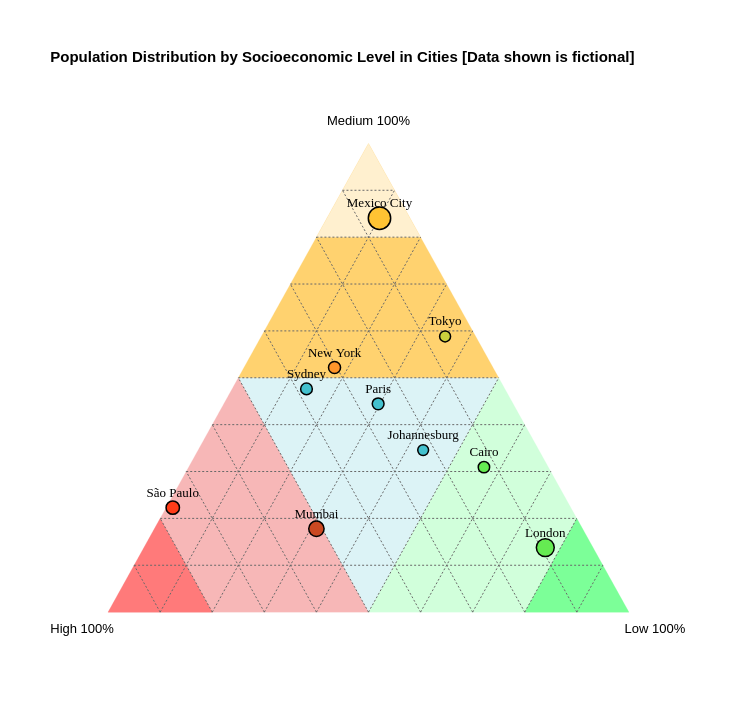

The Vega-Lite source for this figure:
### Vega specification from a JSON file in a GitHub repository (floating-point values rounded to 4 significant figures)
{"$schema": "https://vega.github.io/schema/vega/v6.json", "background": "white", "padding": 50, "width": 625, "height": 541.2, "title": {"text": ["Population Distribution by Socioeconomic Level in Cities [Data shown is fictional]"], "fontSize": 15, "subtitleFontSize": 14, "subtitleFontStyle": "italic", "anchor": "start", "color": "#000000", "subtitleColor": "#76d9e4", "offset": 50}, "style": "cell", "data": [{"name": "source_0", "values": [{"x": 0.25, "y": 0.433}, {"x": 0.75, "y": 0.433}, {"x": 0.5, "y": 0}]}, {"name": "source_1", "values": [{"x": 0, "y": 0}, {"x": 0.25, "y": 0.433}, {"x": 0.5, "y": 0}]}, {"name": "source_2", "values": [{"x": 0, "y": 0}, {"x": 0.1, "y": 0.1732}, {"x": 0.2, "y": 0}]}, {"name": "source_3", "values": [{"x": 1, "y": 0}, {"x": 0.75, "y": 0.433}, {"x": 0.5, "y": 0}]}, {"name": "source_4", "values": [{"x": 1, "y": 0}, {"x": 0.9, "y": 0.1732}, {"x": 0.8, "y": 0}]}, {"name": "source_5", "values": [{"x": 0.5, "y": 0.866}, {"x": 0.25, "y": 0.433}, {"x": 0.75, "y": 0.433}]}, {"name": "source_6", "values": [{"x": 0.5, "y": 0.866}, {"x": 0.4, "y": 0.6928}, {"x": 0.6, "y": 0.6928}]}, {"name": "source_7", "values": [{"x": -0.05, "y": -0.05, "label": "High 100%"}, {"x": 1.05, "y": -0.05, "label": "Low 100%"}, {"x": 0.5, "y": 0.888, "label": "Medium 100%"}]}, {"name": "source_8", "values": [{"x": 0.1, "y": 0, "x2": 0.05, "y2": 0.0866}, {"x": 0.2, "y": 0, "x2": 0.1, "y2": 0.1732}, {"x": 0.3, "y": 0, "x2": 0.15, "y2": 0.2598}, {"x": 0.4, "y": 0, "x2": 0.2, "y2": 0.3464}, {"x": 0.5, "y": 0, "x2": 0.25, "y2": 0.433}, {"x": 0.6, "y": 0, "x2": 0.3, "y2": 0.5196}, {"x": 0.7, "y": 0, "x2": 0.35, "y2": 0.6062}, {"x": 0.8, "y": 0, "x2": 0.4, "y2": 0.6928}, {"x": 0.9, "y": 0, "x2": 0.45, "y2": 0.7794}, {"x": 0.9, "y": 0, "x2": 0.95, "y2": 0.0866}, {"x": 0.8, "y": 0, "x2": 0.9, "y2": 0.1732}, {"x": 0.7, "y": 0, "x2": 0.85, "y2": 0.2598}, {"x": 0.6, "y": 0, "x2": 0.8, "y2": 0.3464}, {"x": 0.5, "y": 0, "x2": 0.75, "y2": 0.433}, {"x": 0.4, "y": 0, "x2": 0.7, "y2": 0.5196}, {"x": 0.3, "y": 0, "x2": 0.65, "y2": 0.6062}, {"x": 0.2, "y": 0, "x2": 0.6, "y2": 0.6928}, {"x": 0.1, "y": 0, "x2": 0.55, "y2": 0.7794}, {"x": 0.05, "y": 0.0866, "x2": 0.95, "y2": 0.0866}, {"x": 0.1, "y": 0.1732, "x2": 0.9, "y2": 0.1732}, {"x": 0.15, "y": 0.2598, "x2": 0.85, "y2": 0.2598}, {"x": 0.2, "y": 0.3464, "x2": 0.8, "y2": 0.3464}, {"x": 0.25, "y": 0.433, "x2": 0.75, "y2": 0.433}, {"x": 0.3, "y": 0.5196, "x2": 0.7, "y2": 0.5196}, {"x": 0.35, "y": 0.6062, "x2": 0.65, "y2": 0.6062}, {"x": 0.4, "y": 0.6928, "x2": 0.6, "y2": 0.6928}, {"x": 0.45, "y": 0.7794, "x2": 0.55, "y2": 0.7794}]}, {"name": "source_9", "values": [{"City": "Tokyo", "High": 5, "Medium": 50, "Low": 30}, {"City": "New York", "High": 35, "Medium": 60, "Low": 20}, {"City": "Mumbai", "High": 115, "Medium": 40, "Low": 70}, {"City": "London", "High": 30, "Medium": 45, "Low": 252}, {"City": "São Paulo", "High": 120, "Medium": 35, "Low": 2}, {"City": "Paris", "High": 28, "Medium": 48, "Low": 32}, {"City": "Mexico City", "High": 32, "Medium": 458, "Low": 55}, {"City": "Cairo", "High": 12, "Medium": 30, "Low": 55}, {"City": "Sydney", "High": 40, "Medium": 50, "Low": 15}, {"City": "Johannesburg", "High": 18, "Medium": 28, "Low": 35}]}, {"name": "data_0", "source": "source_0", "transform": [{"type": "formula", "expr": "toNumber(datum[\"x\"])", "as": "x"}]}, {"name": "data_1", "source": "source_1", "transform": [{"type": "formula", "expr": "toNumber(datum[\"x\"])", "as": "x"}]}, {"name": "data_2", "source": "source_2", "transform": [{"type": "formula", "expr": "toNumber(datum[\"x\"])", "as": "x"}]}, {"name": "data_3", "source": "source_3", "transform": [{"type": "formula", "expr": "toNumber(datum[\"x\"])", "as": "x"}]}, {"name": "data_4", "source": "source_4", "transform": [{"type": "formula", "expr": "toNumber(datum[\"x\"])", "as": "x"}]}, {"name": "data_5", "source": "source_5", "transform": [{"type": "formula", "expr": "toNumber(datum[\"x\"])", "as": "x"}]}, {"name": "data_6", "source": "source_6", "transform": [{"type": "formula", "expr": "toNumber(datum[\"x\"])", "as": "x"}]}, {"name": "data_7", "source": "source_7", "transform": [{"type": "filter", "expr": "isValid(datum[\"x\"]) && isFinite(+datum[\"x\"]) && isValid(datum[\"y\"]) && isFinite(+datum[\"y\"])"}]}, {"name": "data_8", "source": "source_8", "transform": [{"type": "filter", "expr": "isValid(datum[\"x\"]) && isFinite(+datum[\"x\"]) && isValid(datum[\"y\"]) && isFinite(+datum[\"y\"])"}]}, {"name": "data_9", "source": "source_9", "transform": [{"type": "formula", "expr": "datum['High'] + datum['Medium'] + datum['Low']", "as": "TotalLevel"}, {"type": "formula", "expr": "datum['High']/datum.TotalLevel", "as": "high_percent"}, {"type": "formula", "expr": "datum['Medium']/datum.TotalLevel", "as": "medium_percent"}, {"type": "formula", "expr": "datum['Low']/datum.TotalLevel", "as": "low_percent"}, {"type": "formula", "expr": "0.5 * (2 * datum.low_percent + datum.medium_percent)", "as": "x"}, {"type": "formula", "expr": "0.866 * datum.medium_percent", "as": "y"}, {"type": "formula", "expr": "toString(isValid(datum['High']) ? datum['High'] : 0) + ' (' + toString(round((isValid(datum.high_percent) ? datum.high_percent : 0) * 100, 1)) + '%)'", "as": "tooltip_high"}, {"type": "formula", "expr": "toString(isValid(datum['Medium']) ? datum['Medium'] : 0) + ' (' + toString(round((isValid(datum.medium_percent) ? datum.medium_percent : 0) * 100, 1)) + '%)'", "as": "tooltip_medium"}, {"type": "formula", "expr": "toString(isValid(datum['Low']) ? datum['Low'] : 0) + ' (' + toString(round((isValid(datum.low_percent) ? datum.low_percent : 0) * 100, 1)) + '%)'", "as": "tooltip_low"}, {"type": "filter", "expr": "datum['City'] !== null"}, {"type": "formula", "expr": "length(datum['City'])", "as": "leng"}, {"type": "formula", "expr": "(datum.x*100 - length(datum['City']))/100", "as": "Xleng"}, {"type": "formula", "expr": "(datum.x*100 + length(datum['City']))/100", "as": "Xleng2"}, {"type": "formula", "expr": "datum['high_percent'] > 0.8 ? '#FF0F0F' : datum['medium_percent'] > 0.8 ? '#FFC333' : datum['low_percent'] > 0.8 ? '#32F95D' : datum['high_percent'] > 0.5 && datum['medium_percent'] > datum['low_percent'] ? '#ff3c18' : datum['high_percent'] > 0.5 && datum['medium_percent'] < datum['low_percent'] ? '#cb4922' : datum['medium_percent'] > 0.5 && datum['high_percent'] > datum['low_percent'] ? '#ff962a' : datum['medium_percent'] > 0.5 && datum['high_percent'] < datum['low_percent'] ? '#cbd03d' : datum['low_percent'] > 0.5 && datum['medium_percent'] < datum['high_percent'] ? '#65be49' : datum['low_percent'] > 0.5 && datum['medium_percent'] > datum['high_percent'] ? '#65eb52' : '#43c1ce'", "as": "color"}, {"type": "formula", "expr": "datum.medium_percent > 0.9 ? 15 : -15", "as": "dy_val"}]}, {"name": "data_10", "source": "data_9", "transform": [{"type": "filter", "expr": "isValid(datum[\"x\"]) && isFinite(+datum[\"x\"]) && isValid(datum[\"y\"]) && isFinite(+datum[\"y\"]) && isValid(datum[\"TotalLevel\"]) && isFinite(+datum[\"TotalLevel\"])"}]}, {"name": "data_11", "source": "data_9", "transform": [{"type": "filter", "expr": "isValid(datum[\"x\"]) && isFinite(+datum[\"x\"]) && isValid(datum[\"y\"]) && isFinite(+datum[\"y\"])"}]}], "marks": [{"name": "layer_0_marks", "type": "line", "style": ["line"], "sort": {"field": "x"}, "from": {"data": "data_0"}, "encode": {"update": {"fill": {"value": "#c8edf1a2"}, "stroke": {"value": "#c8edf1a2"}, "strokeWidth": {"value": 0.2}, "interpolate": {"value": "linear-closed"}, "description": {"signal": "\"x: \" + (format(datum[\"x\"], \"\")) + \"; y: \" + (format(datum[\"y\"], \"\"))"}, "x": {"scale": "x", "field": "x"}, "y": {"scale": "y", "field": "y"}, "defined": {"signal": "isValid(datum[\"x\"]) && isFinite(+datum[\"x\"]) && isValid(datum[\"y\"]) && isFinite(+datum[\"y\"])"}}}}, {"name": "layer_1_marks", "type": "line", "style": ["line"], "sort": {"field": "x"}, "from": {"data": "data_1"}, "encode": {"update": {"fill": {"value": "#f7b7b7"}, "stroke": {"value": "#f7b7b7"}, "strokeWidth": {"value": 0.2}, "interpolate": {"value": "linear-closed"}, "description": {"signal": "\"x: \" + (format(datum[\"x\"], \"\")) + \"; y: \" + (format(datum[\"y\"], \"\"))"}, "x": {"scale": "x", "field": "x"}, "y": {"scale": "y", "field": "y"}, "defined": {"signal": "isValid(datum[\"x\"]) && isFinite(+datum[\"x\"]) && isValid(datum[\"y\"]) && isFinite(+datum[\"y\"])"}}}}, {"name": "layer_2_marks", "type": "line", "style": ["line"], "sort": {"field": "x"}, "from": {"data": "data_2"}, "encode": {"update": {"fill": {"value": "#ff7a7a"}, "stroke": {"value": "#ff7a7a"}, "strokeWidth": {"value": 0.2}, "interpolate": {"value": "linear-closed"}, "description": {"signal": "\"x: \" + (format(datum[\"x\"], \"\")) + \"; y: \" + (format(datum[\"y\"], \"\"))"}, "x": {"scale": "x", "field": "x"}, "y": {"scale": "y", "field": "y"}, "defined": {"signal": "isValid(datum[\"x\"]) && isFinite(+datum[\"x\"]) && isValid(datum[\"y\"]) && isFinite(+datum[\"y\"])"}}}}, {"name": "layer_3_marks", "type": "line", "style": ["line"], "sort": {"field": "x"}, "from": {"data": "data_3"}, "encode": {"update": {"fill": {"value": "#d1ffdb"}, "stroke": {"value": "#d1ffdb"}, "strokeWidth": {"value": 0.2}, "interpolate": {"value": "linear-closed"}, "description": {"signal": "\"x: \" + (format(datum[\"x\"], \"\")) + \"; y: \" + (format(datum[\"y\"], \"\"))"}, "x": {"scale": "x", "field": "x"}, "y": {"scale": "y", "field": "y"}, "defined": {"signal": "isValid(datum[\"x\"]) && isFinite(+datum[\"x\"]) && isValid(datum[\"y\"]) && isFinite(+datum[\"y\"])"}}}}, {"name": "layer_4_marks", "type": "line", "style": ["line"], "sort": {"field": "x"}, "from": {"data": "data_4"}, "encode": {"update": {"fill": {"value": "#7cff98"}, "stroke": {"value": "#7cff98"}, "strokeWidth": {"value": 0.2}, "interpolate": {"value": "linear-closed"}, "description": {"signal": "\"x: \" + (format(datum[\"x\"], \"\")) + \"; y: \" + (format(datum[\"y\"], \"\"))"}, "x": {"scale": "x", "field": "x"}, "y": {"scale": "y", "field": "y"}, "defined": {"signal": "isValid(datum[\"x\"]) && isFinite(+datum[\"x\"]) && isValid(datum[\"y\"]) && isFinite(+datum[\"y\"])"}}}}, {"name": "layer_5_marks", "type": "line", "style": ["line"], "sort": {"field": "x"}, "from": {"data": "data_5"}, "encode": {"update": {"fill": {"value": "#ffd26f"}, "stroke": {"value": "#ffd26f"}, "strokeWidth": {"value": 0.2}, "interpolate": {"value": "linear-closed"}, "description": {"signal": "\"x: \" + (format(datum[\"x\"], \"\")) + \"; y: \" + (format(datum[\"y\"], \"\"))"}, "x": {"scale": "x", "field": "x"}, "y": {"scale": "y", "field": "y"}, "defined": {"signal": "isValid(datum[\"x\"]) && isFinite(+datum[\"x\"]) && isValid(datum[\"y\"]) && isFinite(+datum[\"y\"])"}}}}, {"name": "layer_6_marks", "type": "line", "style": ["line"], "sort": {"field": "x"}, "from": {"data": "data_6"}, "encode": {"update": {"fill": {"value": "#fff0cf"}, "stroke": {"value": "#fff0cf"}, "strokeWidth": {"value": 0.2}, "interpolate": {"value": "linear-closed"}, "description": {"signal": "\"x: \" + (format(datum[\"x\"], \"\")) + \"; y: \" + (format(datum[\"y\"], \"\"))"}, "x": {"scale": "x", "field": "x"}, "y": {"scale": "y", "field": "y"}, "defined": {"signal": "isValid(datum[\"x\"]) && isFinite(+datum[\"x\"]) && isValid(datum[\"y\"]) && isFinite(+datum[\"y\"])"}}}}, {"name": "layer_7_marks", "type": "text", "style": ["text"], "from": {"data": "data_7"}, "encode": {"update": {"dy": {"value": -10}, "fontSize": {"value": 13}, "fill": {"value": "#000000"}, "description": {"signal": "\"x: \" + (format(datum[\"x\"], \"\")) + \"; y: \" + (format(datum[\"y\"], \"\")) + \"; label: \" + (isValid(datum[\"label\"]) ? datum[\"label\"] : \"\"+datum[\"label\"])"}, "x": {"scale": "x", "field": "x"}, "y": {"scale": "y", "field": "y"}, "text": {"signal": "isValid(datum[\"label\"]) ? datum[\"label\"] : \"\"+datum[\"label\"]"}, "align": {"value": "center"}, "baseline": {"value": "middle"}}}}, {"name": "layer_8_marks", "type": "rule", "style": ["rule"], "from": {"data": "data_8"}, "encode": {"update": {"stroke": {"value": "#696969"}, "strokeDash": {"value": [2, 2]}, "description": {"signal": "\"x: \" + (format(datum[\"x\"], \"\")) + \"; y: \" + (format(datum[\"y\"], \"\")) + \"; x2: \" + (format(datum[\"x2\"], \"\")) + \"; y2: \" + (format(datum[\"y2\"], \"\"))"}, "x": {"scale": "x", "field": "x"}, "x2": {"scale": "x", "field": "x2"}, "y": {"scale": "y", "field": "y"}, "y2": {"scale": "y", "field": "y2"}}}}, {"name": "layer_9_layer_0_marks", "type": "symbol", "style": ["point"], "from": {"data": "data_10"}, "encode": {"update": {"opacity": {"value": 1}, "stroke": {"value": "#000000"}, "strokeWidth": {"value": 1.5}, "strokeOpacity": {"value": 1}, "fill": {"field": "color"}, "tooltip": {"signal": "{\"City:\": isValid(datum[\"City\"]) ? datum[\"City\"] : \"\"+datum[\"City\"], \"🔴 High:\": isValid(datum[\"tooltip_high\"]) ? datum[\"tooltip_high\"] : \"\"+datum[\"tooltip_high\"], \"🟡 Medium:\": isValid(datum[\"tooltip_medium\"]) ? datum[\"tooltip_medium\"] : \"\"+datum[\"tooltip_medium\"], \"🟢 Low:\": isValid(datum[\"tooltip_low\"]) ? datum[\"tooltip_low\"] : \"\"+datum[\"tooltip_low\"]}"}, "ariaRoleDescription": {"value": "point"}, "description": {"signal": "\"x: \" + (format(datum[\"x\"], \"\")) + \"; y: \" + (format(datum[\"y\"], \"\")) + \"; color: \" + (isValid(datum[\"color\"]) ? datum[\"color\"] : \"\"+datum[\"color\"]) + \"; TotalLevel: \" + (format(datum[\"TotalLevel\"], \"\")) + \"; City:: \" + (isValid(datum[\"City\"]) ? datum[\"City\"] : \"\"+datum[\"City\"]) + \"; 🔴 High:: \" + (isValid(datum[\"tooltip_high\"]) ? datum[\"tooltip_high\"] : \"\"+datum[\"tooltip_high\"]) + \"; 🟡 Medium:: \" + (isValid(datum[\"tooltip_medium\"]) ? datum[\"tooltip_medium\"] : \"\"+datum[\"tooltip_medium\"]) + \"; 🟢 Low:: \" + (isValid(datum[\"tooltip_low\"]) ? datum[\"tooltip_low\"] : \"\"+datum[\"tooltip_low\"])"}, "x": {"scale": "x", "field": "x"}, "y": {"scale": "y", "field": "y"}, "size": {"scale": "size", "field": "TotalLevel"}}}}, {"name": "layer_9_layer_1_marks", "type": "text", "style": ["text"], "from": {"data": "data_11"}, "encode": {"update": {"dy": {"signal": "datum.dy_val"}, "font": {"value": "Verdana"}, "fontSize": {"value": 13}, "fontWeight": {"value": 100}, "fill": {"value": "#000000"}, "tooltip": {"signal": "{\"City:\": isValid(datum[\"City\"]) ? datum[\"City\"] : \"\"+datum[\"City\"], \"🔴 High:\": isValid(datum[\"tooltip_high\"]) ? datum[\"tooltip_high\"] : \"\"+datum[\"tooltip_high\"], \"🟡 Medium:\": isValid(datum[\"tooltip_medium\"]) ? datum[\"tooltip_medium\"] : \"\"+datum[\"tooltip_medium\"], \"🟢 Low:\": isValid(datum[\"tooltip_low\"]) ? datum[\"tooltip_low\"] : \"\"+datum[\"tooltip_low\"]}"}, "description": {"signal": "\"x: \" + (format(datum[\"x\"], \"\")) + \"; y: \" + (format(datum[\"y\"], \"\")) + \"; City: \" + (isValid(datum[\"City\"]) ? datum[\"City\"] : \"\"+datum[\"City\"]) + \"; City:: \" + (isValid(datum[\"City\"]) ? datum[\"City\"] : \"\"+datum[\"City\"]) + \"; 🔴 High:: \" + (isValid(datum[\"tooltip_high\"]) ? datum[\"tooltip_high\"] : \"\"+datum[\"tooltip_high\"]) + \"; 🟡 Medium:: \" + (isValid(datum[\"tooltip_medium\"]) ? datum[\"tooltip_medium\"] : \"\"+datum[\"tooltip_medium\"]) + \"; 🟢 Low:: \" + (isValid(datum[\"tooltip_low\"]) ? datum[\"tooltip_low\"] : \"\"+datum[\"tooltip_low\"])"}, "x": {"scale": "x", "field": "x"}, "y": {"scale": "y", "field": "y"}, "text": {"signal": "isValid(datum[\"City\"]) ? datum[\"City\"] : \"\"+datum[\"City\"]"}, "align": {"value": "center"}, "baseline": {"value": "middle"}}}}], "scales": [{"name": "x", "type": "linear", "domain": {"fields": [{"data": "data_0", "field": "x"}, {"data": "data_1", "field": "x"}, {"data": "data_2", "field": "x"}, {"data": "data_3", "field": "x"}, {"data": "data_4", "field": "x"}, {"data": "data_5", "field": "x"}, {"data": "data_6", "field": "x"}, {"data": "data_7", "field": "x"}, {"data": "data_8", "field": "x"}, {"data": "data_8", "field": "x2"}, {"data": "data_10", "field": "x"}, {"data": "data_11", "field": "x"}]}, "range": [0, {"signal": "width"}], "nice": true, "zero": false}, {"name": "y", "type": "linear", "domain": {"fields": [{"data": "data_0", "field": "y"}, {"data": "data_1", "field": "y"}, {"data": "data_2", "field": "y"}, {"data": "data_3", "field": "y"}, {"data": "data_4", "field": "y"}, {"data": "data_5", "field": "y"}, {"data": "data_6", "field": "y"}, {"data": "data_7", "field": "y"}, {"data": "data_8", "field": "y"}, {"data": "data_8", "field": "y2"}, {"data": "data_10", "field": "y"}, {"data": "data_11", "field": "y"}]}, "range": [{"signal": "height"}, 0], "nice": true, "zero": true}, {"name": "size", "type": "linear", "domain": {"data": "data_10", "field": "TotalLevel"}, "range": [50, 500], "zero": true}], "config": {"axis": {"disable": true, "grid": false, "tickBand": "extent"}, "style": {"cell": {"stroke": "transparent"}}}}
